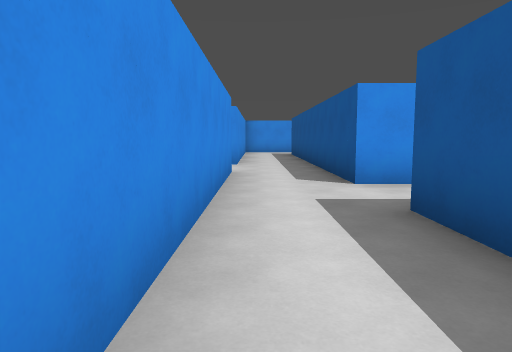
view 1 (above)

24 first-person views from a walk through a 3-D level made in the Godot game engine. The camera is 1.4 m above the floor, tilts 6° down and sees 70° across. The floor is counted in squares, 2 m on a side. Each view is taken from the middle of a square. On the plan, view 1 faces up. The plan holds only what a view shows up to about 11 squares ahead; the rest is blank. The place goes on beyond the plan.

view 2
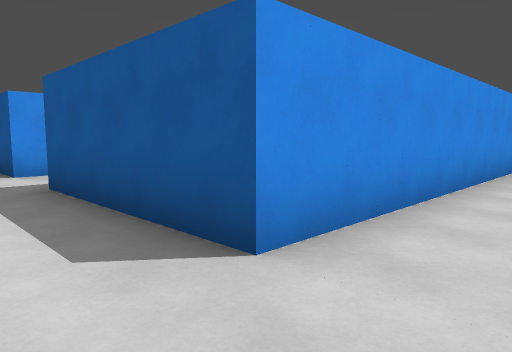

view 3
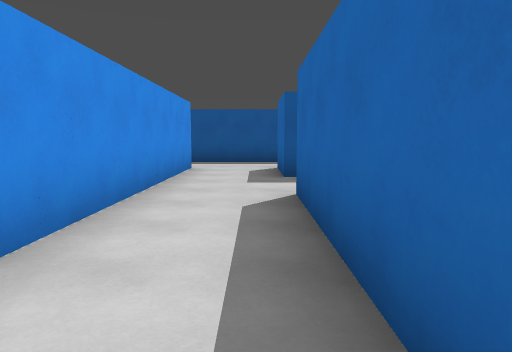

view 4
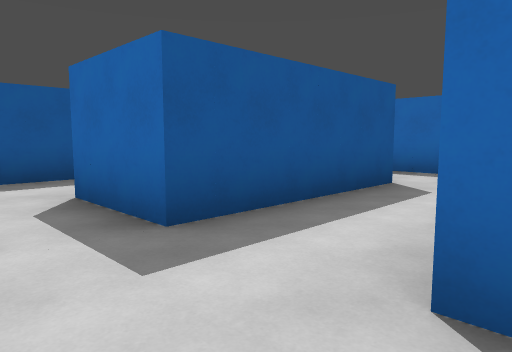

view 5
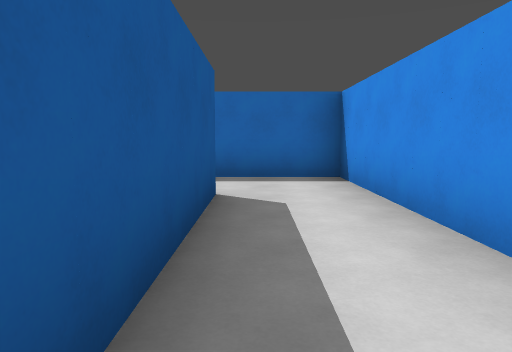

view 6
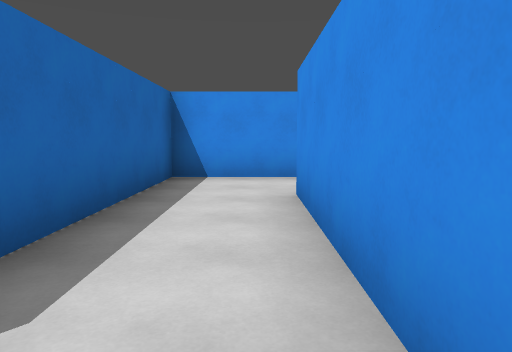

view 7
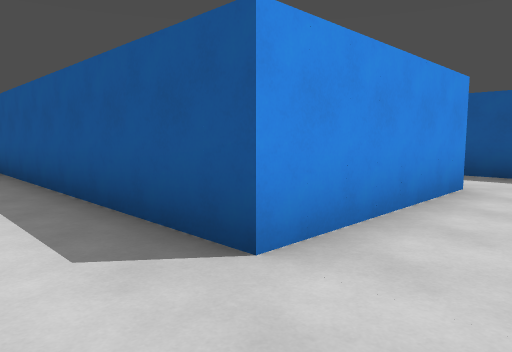

view 8
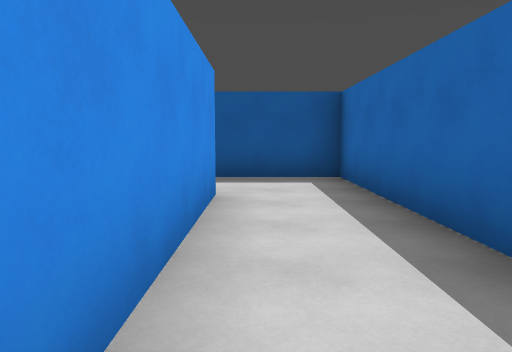

view 9
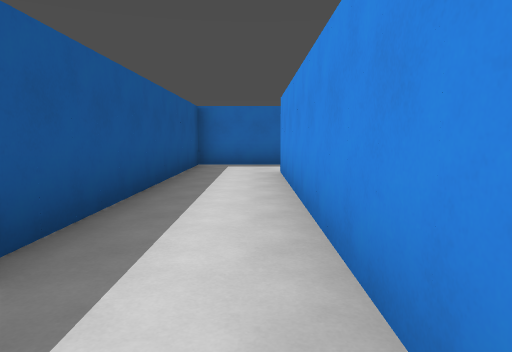

view 10
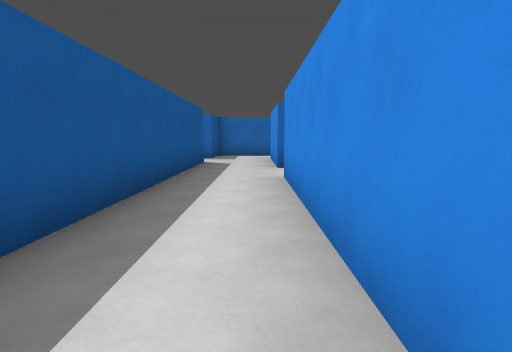

view 11
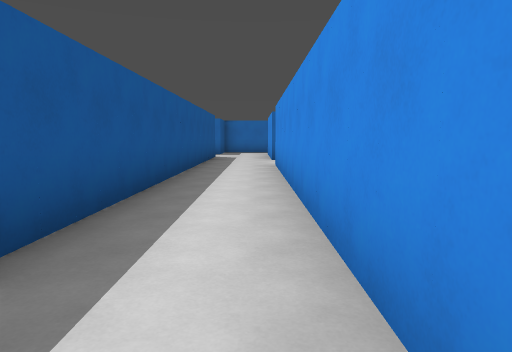

view 12
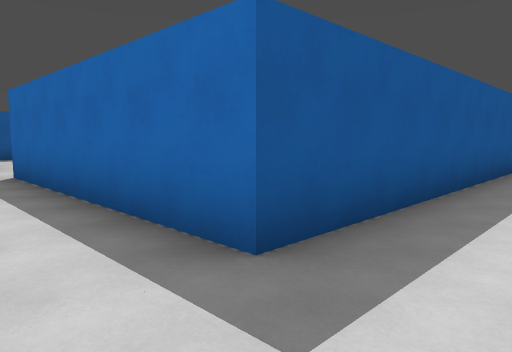

view 13
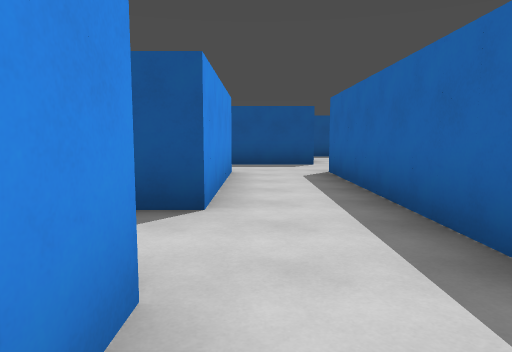

view 14
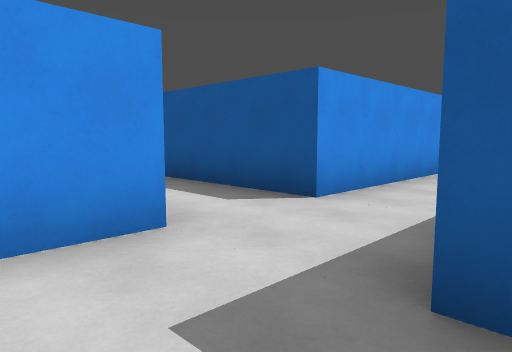

view 15
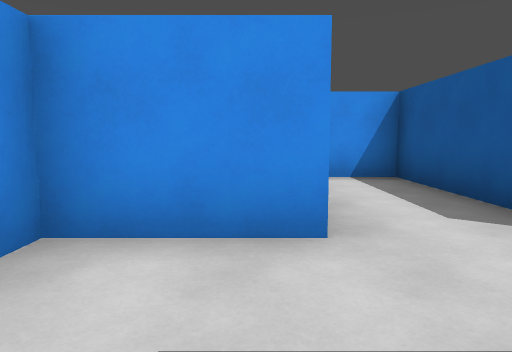

view 16
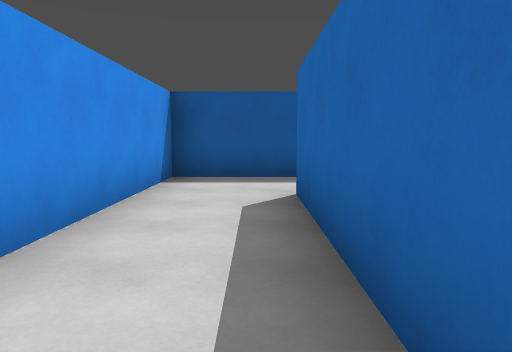

view 17
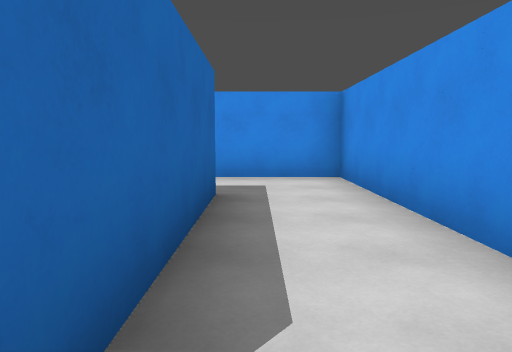

view 18
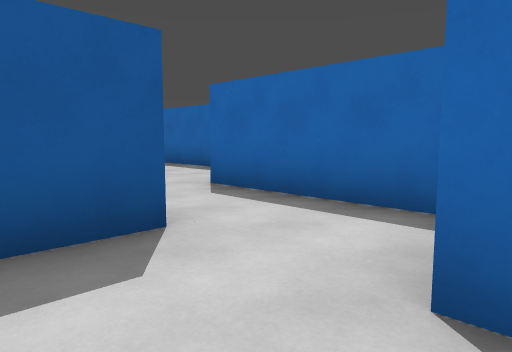

view 19
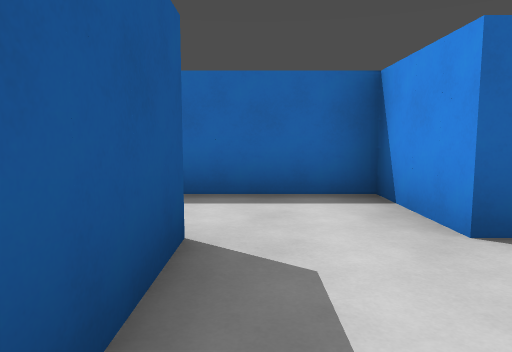

view 20
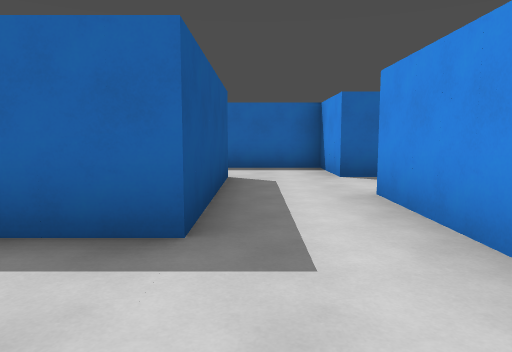

view 21
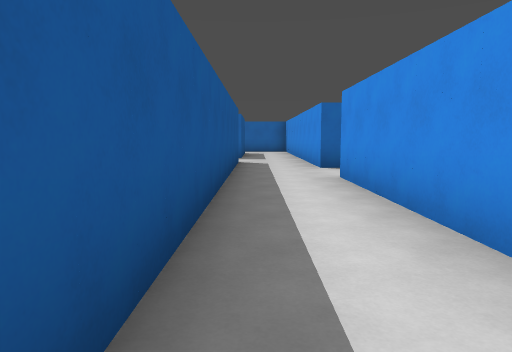

view 22
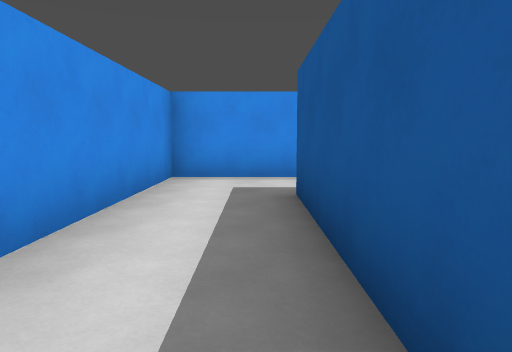

view 23
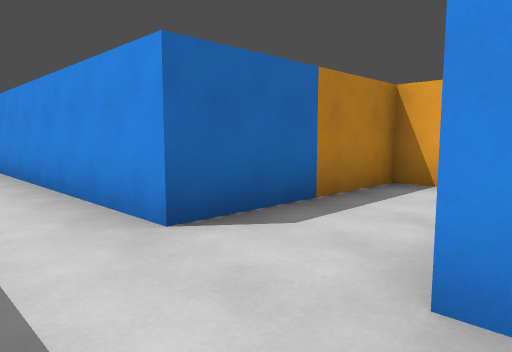

view 24
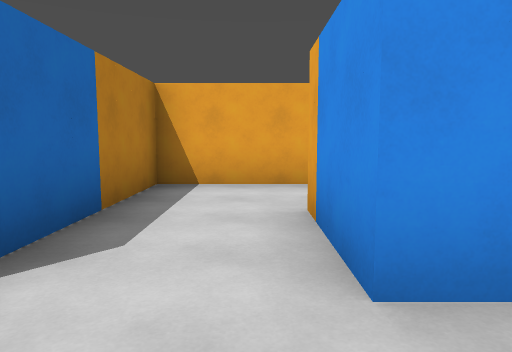

### Floor plan
Ten units are one square. View 1 is at (0, 0); x grows to the right and y downward. Boxes are objects, and circles mark ways between rooms. Rooms are numbered by the first view taken in them; rooms with no view inside come last. Other rooms are left out.
<svg viewBox="-30 -180 250 270">
<path fill="none" stroke="#000" d="M30 -35 75 -35 75 -110M95 5 15 5 15 -35M-5 -55 -5 25 55 25M75 -115 115 -115M55 40 55 85 85 85M135 -95 135 -135 55 -135 55 -55 15 -55M75 66 75 25 95 25M116 -95 95 -95 95 5M95 25 95 48M175 -95 135 -95M195 -74 195 -96M115 45 115 -75 175 -75 175 -55 215 -55M175 -120 175 -95M195 -96 195 -115 209 -115M18 -175 -5 -175 -5 -95 -25 -95M15 -55 15 -155M-25 -75 -5 -75 -5 -55"/>
<circle cx="125" cy="-105" r="3" fill="#2a7"/>
<circle cx="85" cy="15" r="3" fill="#2a7"/>
<circle cx="5" cy="-65" r="3" fill="#2a7"/>
<circle cx="185" cy="-105" r="3" fill="#2a7"/>
<circle cx="185" cy="-145" r="3" fill="#2a7"/>
<text x="60" y="-40">1</text>
<text x="110" y="-50">2</text>
<text x="190" y="-120">3</text>
<text x="150" y="-160">4</text>
</svg>
Room 1 opens to room 2. Room 1 opens to room 4. Room 2 opens to room 3. Room 3 opens to room 4.

Where each view was taken, in squares from view 1:
view 1: 0 up, 0 right, facing up
view 2: 2 down, 0 right, facing up-right
view 3: 2 down, 1 right, facing right
view 4: 1 down, 5 right, facing down-right
view 5: 2 down, 7 right, facing down
view 6: 1 down, 6 right, facing left
view 7: 4 up, 0 right, facing up-right
view 8: 5 up, 1 right, facing right
view 9: 13 up, 6 right, facing down
view 10: 6 up, 10 right, facing down
view 11: 9 up, 10 right, facing down
view 12: 9 up, 10 right, facing down-right
view 13: 9 up, 10 right, facing right
view 14: 7 up, 10 right, facing up-right
view 15: 7 up, 11 right, facing up
view 16: 12 up, 7 right, facing right
view 17: 12 up, 12 right, facing left
view 18: 9 up, 17 right, facing down-right
view 19: 10 up, 19 right, facing down
view 20: 14 up, 19 right, facing down
view 21: 16 up, 1 right, facing down
view 22: 11 up, 1 right, facing up
view 23: 10 up, 1 right, facing down-left
view 24: 9 up, 1 right, facing left
